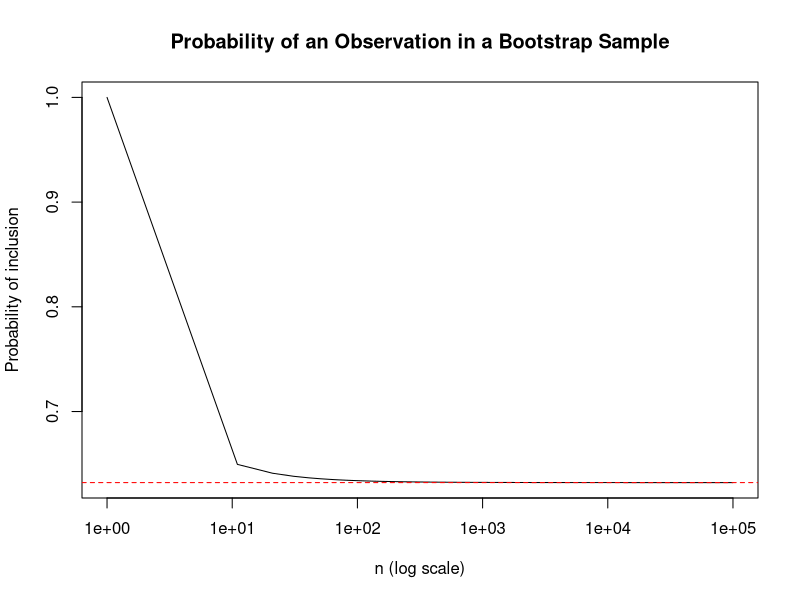

Recreate this plot in R.
## ---- chunk 1
n <- seq(1, 100000, by=10)

prob <- 1 - (1 - 1/n)^n

asymptote <- 1 - 1/exp(1)

asymptote

plot(n, prob, type="l", log="x", 
     xlab="n (log scale)", ylab="Probability of inclusion",
     main="Probability of an Observation in a Bootstrap Sample")

abline(h=1 - 1/exp(1), col="red", lty=2)
## ---- chunk 2
contains_j <- rep(NA, 10000)
for (i in 1:10000) {
    contains_j[i] <- sum(sample(1:100, rep = TRUE) == 4) > 0
}
mean(contains_j)
## ---- chunk 3
library(MASS)
library(boot)
attach(Boston)
## ---- chunk 4
mu.hat <- mean(medv)
mu.hat
## ---- chunk 5
se.hat <- sd(medv) / sqrt(dim(Boston)[1])
se.hat
## ---- chunk 6
set.seed(1)
boot.fn <- function(data, index) {
    mu <- mean(data[index])
    return (mu)
}
boot(medv, boot.fn, 1000)
## ---- chunk 7
t.test(medv)
## ---- chunk 8
med.hat <- median(medv)
med.hat
## ---- chunk 9
boot.fn <- function(data, index) {
    mu <- median(data[index])
    return (mu)
}
boot(medv, boot.fn, 1000)
## ---- chunk 10
percent.hat <- quantile(medv, c(0.1))
percent.hat
## ---- chunk 11
boot.fn <- function(data, index) {
    mu <- quantile(data[index], c(0.1))
    return (mu)
}
boot(medv, boot.fn, 1000)
